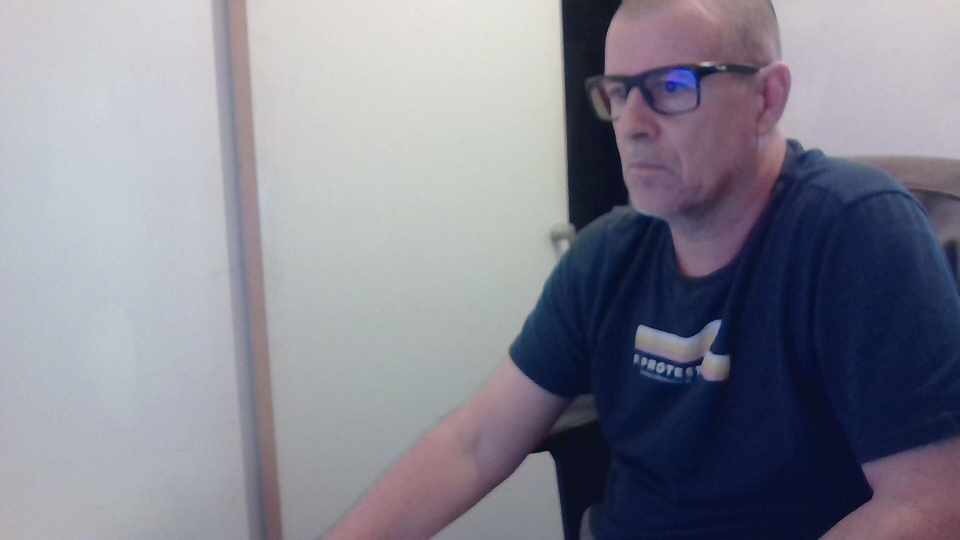
#> input picture src/Oefeningen/opencv/images/ben.jpg, 1920 x 1080 px (shown at 1/2 size)
$ python -i cv_ex.py   (imports and definitions only)
#> lines starting #> are read from the running program, lines starting #| are printed output that depends on the picture; after the words box and inside, x2 and y2 are one past the last pixel; in counts of white or black regions, pixels touching at a corner belong together
#> further down, picture is the input picture: shape (1080, 1920, 3); mean B, G, R 145.6, 133, 133.1
import cv2 as cv


# [98 lines left out: functions get_webcam, get_video, read_image, resize_image, show_canny, show_gray and 2 more, not called in this run]


def change_brightness(frame, value=30):
#> called with value = 30
    hsv = cv.cvtColor(frame, cv.COLOR_BGR2HSV)
#> hsv: shape (1080, 1920, 3); mean H, S, V 110.2, 61.7, 148.2
    h, s, v = cv.split(hsv)
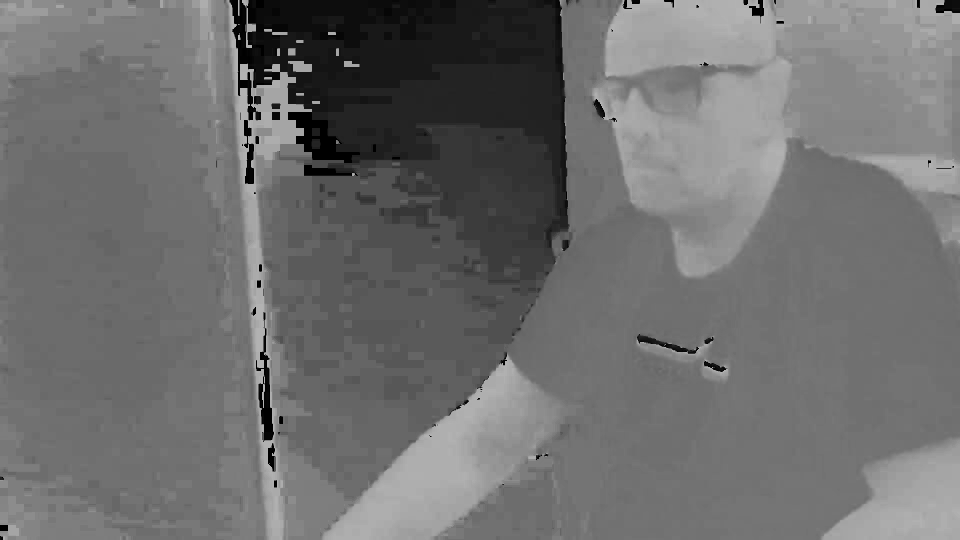
#> h: shape (1080, 1920) (shown at 1/2 size); min 0, max 179, mean 110.2
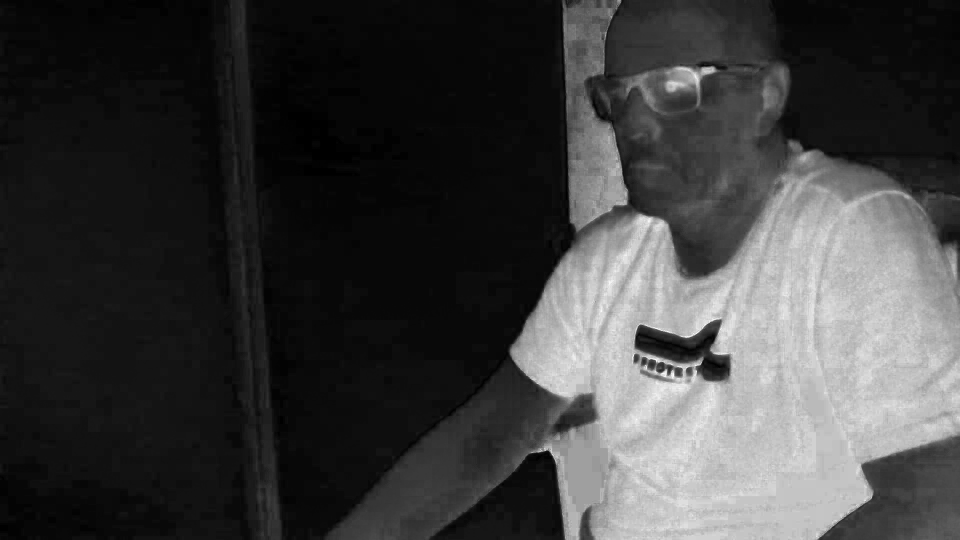
#> s: shape (1080, 1920) (shown at 1/2 size); min 0, max 255, mean 61.7
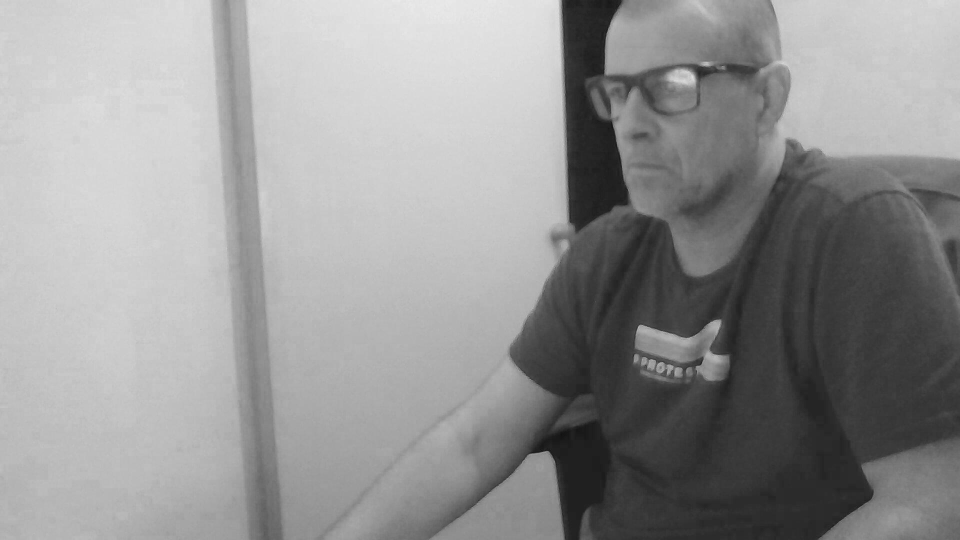
#> v: shape (1080, 1920) (shown at 1/2 size); min 12, max 235, mean 148.2
    lim = 255 - value
    v[v > lim] = 255
#> v: shape (1080, 1920); 0.72% of pixels changed, all inside (x1, y1, x2, y2) = (672, 0, 1103, 120)
    v[v <= lim] += value
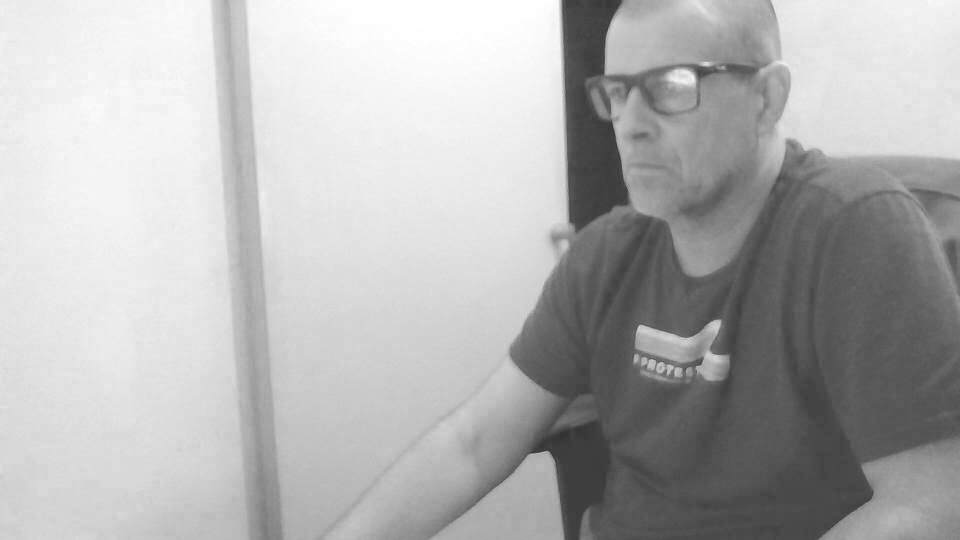
#> v: shape (1080, 1920) (shown at 1/2 size); min 42, max 255, mean 178.2
    final_hsv = cv.merge((h, s, v))
#> final_hsv: shape (1080, 1920, 3); mean H, S, V 110.2, 61.7, 178.2
    return cv.cvtColor(final_hsv, cv.COLOR_HSV2BGR)
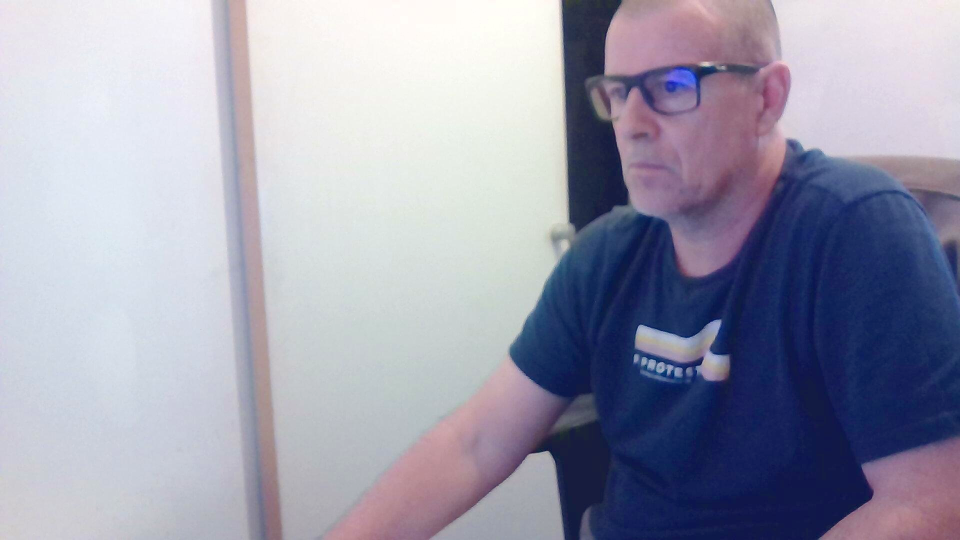
#> returned value: shape (1080, 1920, 3) (shown at 1/2 size); mean B, G, R 175, 156.8, 156.4


def change_color(frame, color=(0, 0, 255)):
    return cv.cvtColor(frame, cv.COLOR_BGR2GRAY)


def change_resolution(frame, width=640, height=480):
    return cv.resize(frame, (width, height))


def change_format(frame, format="BGR"):
    return cv.cvtColor(frame, cv.COLOR_BGR2GRAY)


def blur_image(frame, kernel_size=(5, 5)):
    return cv.GaussianBlur(frame, kernel_size, 0)


# [3 lines not run here, left out]
    # [4 lines of commented-out code are left out]

>>> import cv2
>>> picture = cv2.imread('images/ben.jpg')
>>> result = change_brightness(picture)
